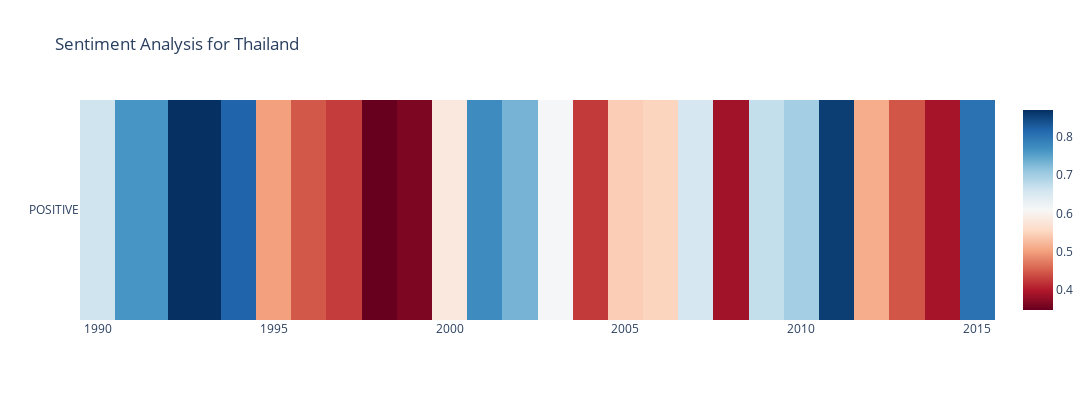

Source (notebook cell):
### Code cell
sentiment_graph(thai, 'Thailand') #nah

### Figure 1 — Plotly figure (JSON) as saved in the notebook; plotly's stock layout.template omitted (floating-point values rounded to 4 significant figures)
{"data": [{"colorscale": [[0, "rgb(103,0,31)"], [0.1, "rgb(178,24,43)"], [0.2, "rgb(214,96,77)"], [0.3, "rgb(244,165,130)"], [0.4, "rgb(253,219,199)"], [0.5, "rgb(247,247,247)"], [0.6, "rgb(209,229,240)"], [0.7, "rgb(146,197,222)"], [0.8, "rgb(67,147,195)"], [0.9, "rgb(33,102,172)"], [1, "rgb(5,48,97)"]], "type": "heatmap", "x": [1990, 1991, 1993, 1994, 1995, 1996, 1997, 1998, 1999, 2000, 2001, 2002, 2003, 2004, 2005, 2006, 2007, 2008, 2009, 2010, 2011, 2012, 2013, 2014, 2015], "y": ["POSITIVE", "POSITIVE", "POSITIVE", "POSITIVE", "POSITIVE", "POSITIVE", "POSITIVE", "POSITIVE", "POSITIVE", "POSITIVE", "POSITIVE", "POSITIVE", "POSITIVE", "POSITIVE", "POSITIVE", "POSITIVE", "POSITIVE", "POSITIVE", "POSITIVE", "POSITIVE", "POSITIVE", "POSITIVE", "POSITIVE", "POSITIVE", "POSITIVE"], "z": [0.6632, 0.7642, 0.8715, 0.82, 0.4999, 0.445, 0.4251, 0.3459, 0.3613, 0.581, 0.7755, 0.7325, 0.6115, 0.4233, 0.543, 0.5501, 0.654, 0.3869, 0.6717, 0.6998, 0.8591, 0.5115, 0.4439, 0.3893, 0.8049]}], "layout": {"autosize": false, "height": 400, "title": {"text": "Sentiment Analysis for Thailand"}, "width": 1150, "yaxis": {"autorange": "reversed"}}}
